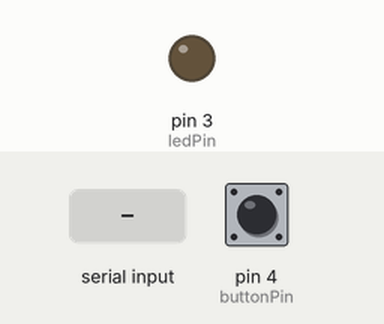
This sketch was run on a simulated Arduino Uno, built with avr-gcc and run on an emulated ATmega328P. Parts: output pins drawn as LEDs (lit = HIGH). The inputs (shaded band) are chosen by the test bench; at power-on: pin 4 (buttonPin) HIGH. What the sketch prints to the serial monitor is not drawn.

Above: at 2.2 s.
2.3 s: "0" received over the second serial link
At 3.5 s:
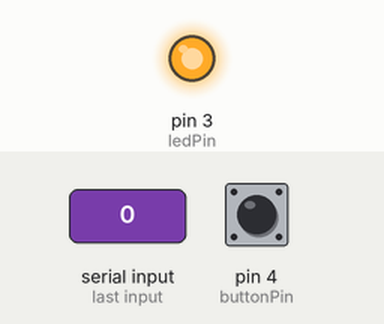
3.8 s: "2" received over the second serial link
At 4.9 s:
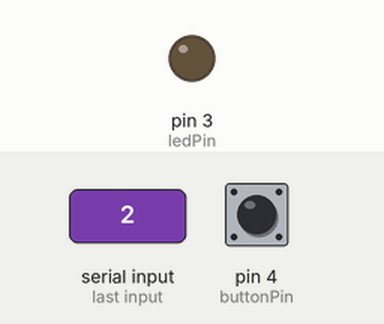
Timing chart, 0 to 6.8 s (numbered marks = the images above; inputs shaded):
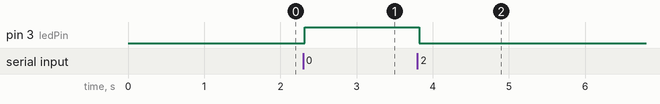

Measured:
- after the input at 2.3 s, pin 3 (ledPin): LOW → HIGH at once
- after the input at 3.8 s, pin 3 (ledPin): HIGH → LOW at once

The sketch:

ArduinoBluetooth.ino
```cpp
#include <SoftwareSerial.h>

#define RxD 8    // Arduino RX pin for Bluetooth
#define TxD 9    // Arduino TX pin for Bluetooth
#define PIR_MOTION_SENSOR 2  // PIR sensor input pin

SoftwareSerial blueToothSerial(RxD, TxD);
char incoming;

const int ledPin = 3;     // the number of the LED pin
const int buttonPin = 4;  // the number of the pushbutton pin

int buttonState;          // the state of the button (HIGH or LOW)
int ledState = LOW;       // the current state of the LED (HIGH or LOW)

bool awaitingResponse = false;


void setup()
{
  pinMode(buttonPin, INPUT);
  pinMode(ledPin, OUTPUT);
  digitalWrite(ledPin, ledState);


  // 4. Start the hardware Serial for debugging and messages to the Serial Monitor.
  Serial.begin(9600);

  while(!Serial) { ; }
  Serial.println("Started");

  pinMode(PIR_MOTION_SENSOR, INPUT);
  pinMode(RxD, INPUT);
  pinMode(TxD, OUTPUT);

  setupBlueToothConnection();

  Serial.flush();
  blueToothSerial.flush();
}

void loop()
{
  // check for incoming bluetooth signals
  if (blueToothSerial.available() > 0) {
    incoming = blueToothSerial.read();

    // 0 = confirmation request
    if (incoming == '0') {
      awaitingResponse = true;
      ledState = HIGH;
      digitalWrite(ledPin, ledState);
    }

    // 2 = confirmation expired
    else if (incoming == '2') {
      awaitingResponse = false;
      ledState = LOW;
      digitalWrite(ledPin, ledState);
    }

  }

  buttonState = digitalRead(buttonPin);

  // if button pressed and awaiting response then send response (1)
  if (buttonState == 0 && awaitingResponse == true) {
        blueToothSerial.println("1");
        awaitingResponse = false;
        ledState = LOW;
        digitalWrite(ledPin, ledState);
    }

  delay(50);
}

/***************************************************************************
* Function Name: setupBlueToothConnection
* Description:   Initializes the Bluetooth connection with AT commands.
*                Configures the baud rate, role, name, and authentication.
***************************************************************************/
void setupBlueToothConnection()
{
  // 10. Begin a software serial session at 9600 baud for the Bluetooth module.
  blueToothSerial.begin(9600);

  // 11. Send a series of AT commands to configure the BLE module.
  blueToothSerial.print("AT");
  delay(200);

  // Set the module’s baud rate to 9600 (AT+BAUD4 typically means 9600).
  blueToothSerial.print("AT+BAUD4");
  delay(200);

  // Set the module’s role to “S” (often means slave/peripheral).
  blueToothSerial.print("AT+ROLES");
  delay(200);

  // Assign a name (up to 12 characters). Here, it’s “Slave”.
  blueToothSerial.print("AT+NAMEAlarmSlave");
  delay(200);

  // Enable authentication (AT+AUTH1).
  blueToothSerial.print("AT+AUTH1");
  delay(200);

  // 12. Flush any residual data from the software serial buffer.
  blueToothSerial.flush();
  Serial.println("Finished Bluetooth Setup");
}
```
